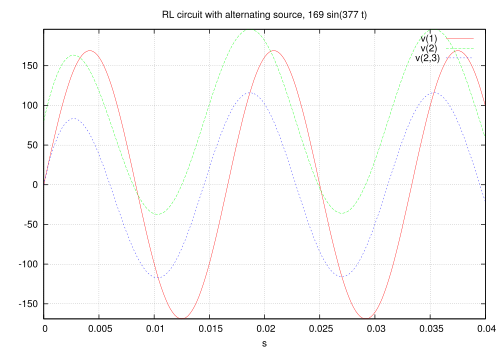

Reproduce this figure in gnuplot.
set title "RL circuit with alternating source, 169 sin(377 t)"
set xlabel "s"
unset logscale x 
set xrange [0.000000e+00:4.000000e-02]
unset logscale y 
set yrange [-1.689768e+02:1.958902e+02]
set grid
#set xtics 1
#set x2tics 1
#set ytics 1
#set y2tics 1
plot 'rlplot-01.data' using 1:2 with lines title "v(1) " ,\
'rlplot-01.data' using 3:4 with lines title "v(2) " ,\
'rlplot-01.data' using 5:6 with lines title "v(2,3)" 
set terminal postscript eps color
set out 'rlplot-01.eps'
replot
set term pop
